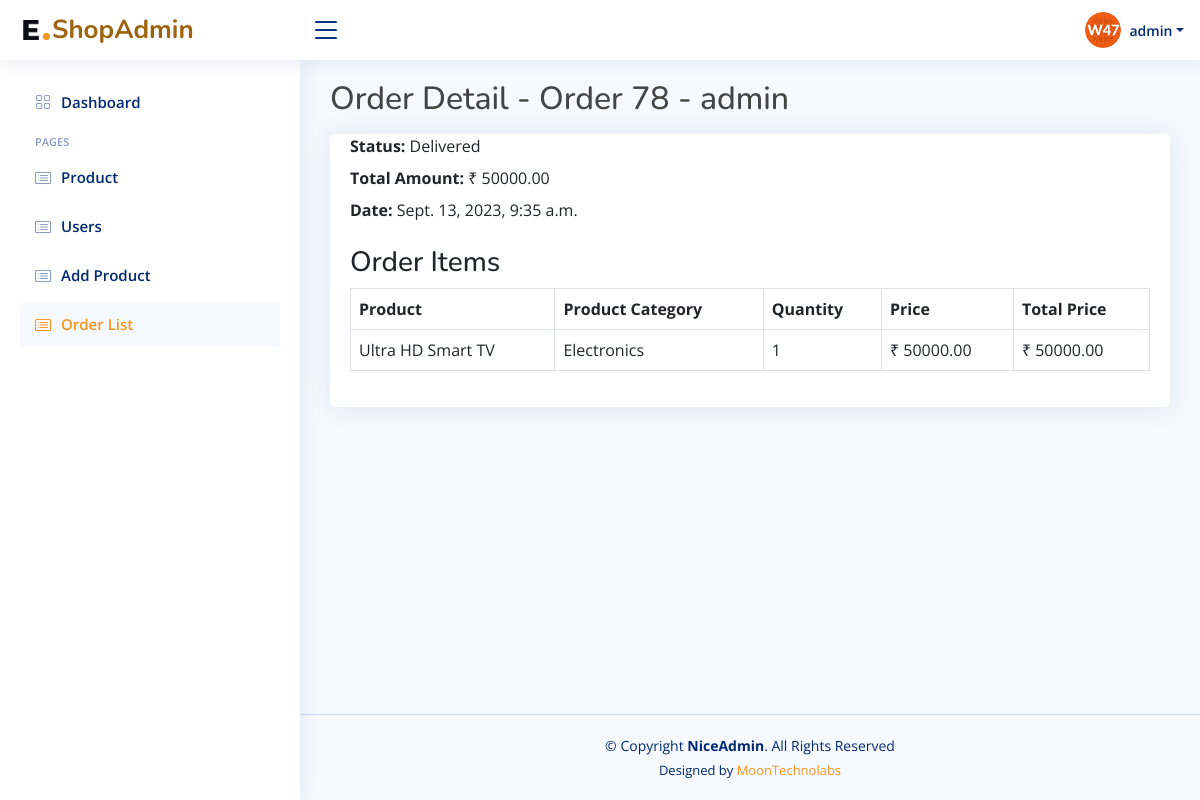
The app's page /orders/78/ (signed in) with its own data.
### app/models.py (models this page shows, shortened)
class CustomUser(AbstractUser):
    name = models.CharField(max_length=100)
    email = models.EmailField(unique=True)
    def __str__(self):
        return self.username

class UserProfile(models.Model):
    user = models.OneToOneField(settings.AUTH_USER_MODEL, on_delete=models.CASCADE)
    profile_pic = models.ImageField(upload_to='profile_pic/', default = 'profile_pic/userprofile.jpg')
    about = models.TextField(blank=True)
    job_title = models.CharField(max_length=200, blank=True)
    country = models.CharField(max_length=100, blank=True)
    address = models.CharField(max_length=200, blank=True)
    mobile_number = models.CharField(max_length=20, blank=True)

class Order(models.Model):
    STATUS_CHOICES = (
        ('processing', 'Processing'),
        ('shipped', 'Shipped'),
        ('delivered', 'Delivered'),
    )
    user = models.ForeignKey(settings.AUTH_USER_MODEL, on_delete=models.CASCADE)
    product = models.ManyToManyField('Product')
    name = models.CharField(max_length=50,default=False)
    email = models.EmailField(default=False)
    status = models.CharField(max_length=20, choices=STATUS_CHOICES, default='processing')
    total_amount = models.DecimalField(max_digits=10, decimal_places=2)
    date = models.DateTimeField(auto_now_add=True)
    payment_method = models.CharField(max_length=20,default=False)
    address = models.CharField(max_length=200, default='', blank=True)
    mobile_number = models.CharField(max_length=12, default='', blank=True)
    payment_done = models.BooleanField(default=False)
    def __str__(self):
        return f"Order {self.id} - {self.user}"

class OrderItem(models.Model):
    order = models.ForeignKey(Order, on_delete=models.CASCADE)
    product = models.ForeignKey(Product, on_delete=models.CASCADE)
    quantity = models.PositiveIntegerField()
    price = models.DecimalField(max_digits=10, decimal_places=2)
    def total_price(self):
        return self.quantity * self.price

class Product(models.Model):
    label = models.CharField(max_length=50)
    description = models.TextField(max_length=200)
    category = models.ForeignKey(Category, on_delete = models.CASCADE)
    product_image = models.ImageField(upload_to='product_images/', default='product_images/product.png')
    quantity = models.PositiveIntegerField()
    price = models.DecimalField(max_digits=10, decimal_places=2)

class Category(models.Model):
    name = models.CharField(max_length=50)
    def __str__(self):
        return self.name

### app/views.py (the view)
# urls.py: path('orders/<int:pk>/', views.OrderDetailView.as_view(), name='admin-order-detail'),
@method_decorator(staff_member_required, name='dispatch')
class OrderDetailView(DetailView):
    model = Order
    template_name = 'order_detail.html'
    context_object_name = 'order'

### app/templatetags/custom_tags.py (called while the page is built)
@register.filter
def starts_with(value, arg):
    return value.startswith(arg)

### templates/order_detail.html
{% extends 'base.html' %}
{% block content %}
<div class="custom-order-detail">
    <h2 class="mb-3">Order Detail - {{ order }}</h2>
    <div class="card">
        <div class="card-body">
            <p class="mb-2"><strong>Status:</strong> {{ order.status }}</p>
            <p class="mb-2"><strong>Total Amount:</strong> ₹ {{ order.total_amount }}</p>
            <p class="mb-2"><strong>Date:</strong> {{ order.date }}</p>
            <h3 class="mt-4">Order Items</h3>
            <table class="table table-bordered">
                <thead>
                    <tr>
                        <th>Product</th>
                        <th>Product Category</th>
                        <th>Quantity</th>
                        <th>Price</th>
                        <th>Total Price</th>
                    </tr>
                </thead>
                <tbody>
                    {% for item in order.orderitem_set.all %}
                        <tr>
                            <td>{{ item.product.label }}</td>
                            <td>{{ item.product.category }}</td>
                            <td>{{ item.quantity }}</td>
                            <td>₹ {{ item.price }}</td>
                            <td>₹ {{ item.total_price }}</td>
                        </tr>
                    {% endfor %}
                </tbody>
            </table>
        </div>
    </div>
</div>
{% endblock %}

### templates/base.html (shortened to what this page needs)
<!DOCTYPE html>
<html lang="en">
  <head>
    {% load static %}
    {% load custom_tags %}
    <link href="{% static 'assets/vendor/bootstrap/css/bootstrap.min.css' %}" rel="stylesheet">
    <link href="{% static 'assets/vendor/bootstrap-icons/bootstrap-icons.css' %}" rel="stylesheet">
    <link href="{% static 'assets/vendor/boxicons/css/boxicons.min.css' %}" rel="stylesheet">
    <link href="{% static 'assets/vendor/quill/quill.snow.css' %}" rel="stylesheet">
    <link href="{% static 'assets/vendor/quill/quill.bubble.css' %}" rel="stylesheet">
    <link href="{% static 'assets/vendor/remixicon/remixicon.css' %}" rel="stylesheet">
    <link href="{% static 'assets/vendor/simple-datatables/style.css' %}" rel="stylesheet">
    <link rel="stylesheet" type="text/css" href="{% static 'assets/css/style.css' %}">
</head>
<body>
  <header id="header" class="header fixed-top d-flex align-items-center">
    <div class="d-flex align-items-center justify-content-between">
      <a href="{% url 'home' %}" class="logo d-flex align-items-center">
        <img src="{% static '/assets/img/favicon1.png' %}" alt="">
        <span class="d-none d-lg-block">ShopAdmin</span>
      </a>
      <i class="bi bi-list toggle-sidebar-btn"></i>
    </div>
    <nav class="header-nav ms-auto">
      <ul class="d-flex align-items-center">
           <li class="nav-item dropdown pe-3">
          <a class="nav-link nav-profile d-flex align-items-center pe-0" href="#" data-bs-toggle="dropdown">
            <img src="{{ request.user.userprofile.profile_pic.url }}" alt="Profile" class="rounded-circle">
            <span class="d-none d-md-block dropdown-toggle ps-2">{{ request.user.username }}</span>
          </a>
        </li>
      </ul>
    </nav>
  </header>
     {% if request.user.is_superuser %}
  <aside id="sidebar" class="sidebar">
    <ul class="sidebar-nav" id="sidebar-nav">
      <li class="nav-item">
        <a class="nav-link {% if request.path == '/' %}{% else %} collapsed{% endif %}" href="{% url 'home' %}">
          <i class="bi bi-grid"></i>
          <span>Dashboard</span>
        </a>
      </li>
      <li class="nav-heading">Pages</li>
      <li class="nav-item">
        <a class="nav-link{% if request.path|starts_with:'/products/' %}{% else %} collapsed{% endif %}" href="{% url 'product-list' %}">
            <i class="bi bi-card-list"></i>
            <span>Product </span>
        </a>
    </li>
      <li class="nav-item">
        <a class="nav-link{% if request.path|starts_with:'/users/' %}{% else %} collapsed{% endif %}" href="{% url 'user' %}">
          <i class="bi bi-card-list"></i>
          <span>Users</span>
        </a>
      </li>
      <li class="nav-item">
        <a class="nav-link {% if request.path|starts_with:'/add_product/' %}{% else %} collapsed{% endif %}" href="{% url 'add_product' %}">
          <i class="bi bi-card-list"></i>
          <span>Add Product</span>
        </a>
      </li>
      <li class="nav-item">
        <a class="nav-link {% if request.path|starts_with:'/orders/' %}{% else %} collapsed{% endif %}" href="{% url 'admin-order-list' %}">
          <i class="bi bi-card-list"></i>
          <span>Order List</span>
        </a>
      </li>
    </ul>
  </aside>
 {% endif %}
  <main id="main" class="main">
            {% block content %}{% endblock %}
  </main>
  <footer id="footer" class="footer">
    <div class="copyright">
      &copy; Copyright <strong><span>NiceAdmin</span></strong>. All Rights Reserved
    </div>
    <div class="credits">
      Designed by <a href="https://www.moontechnolabs.com/">MoonTechnolabs</a>
    </div>
  </footer>
</body>
</html>

### static/assets/css/style.css (style rules this page uses)
:root { scroll-behavior: smooth; }
body { font-family: "Open Sans", sans-serif; background: #f6f9ff; color: #444444; }
a { color: #F7941D; text-decoration: none; }
h1, h2, h3, h4, h5, h6 { font-family: "Nunito", sans-serif; }
#main { margin-top: 60px; padding: 20px 30px; transition: all 0.3s; }
.card { margin-bottom: 30px; border: none; border-radius: 5px; box-shadow: 0px 0 30px rgba(1, 41, 112, 0.1); }
.card-body { padding: 0 20px 20px 20px; }
.logo { line-height: 1; }
@media (min-width: 1200px) { .logo { width: 280px; } }
.logo img { max-height: 35px; }
.logo span { font-size: 26px; font-weight: 700; color: #9c640f; font-family: "Nunito", sans-serif; }
.header { transition: all 0.5s; z-index: 997; height: 60px; box-shadow: 0px 2px 20px rgba(1, 41, 112, 0.1); background-color: #fff; padding-left: 20px; }
.header .toggle-sidebar-btn { font-size: 32px; padding-left: 10px; cursor: pointer; color: #012970; }
.header-nav ul { list-style: none; }
.header-nav>ul { margin: 0; padding: 0; }
.header-nav .nav-profile { color: #012970; }
.header-nav .nav-profile img { max-height: 36px; }
.header-nav .nav-profile span { font-size: 14px; font-weight: 600; }
.sidebar { position: fixed; top: 60px; left: 0; bottom: 0; width: 300px; z-index: 996; transition: all 0.3s; padding: 20px; overflow-y: auto; scrollbar-width: thin; scrollbar-color: #aab7cf transparent; box-shadow: 0px 0px 20px rgba(1, 41, 112, 0.1); background-color: #fff; }
@media (min-width: 1200px) { #main, #footer { margin-left: 300px; } }
.sidebar-nav { padding: 0; margin: 0; list-style: none; }
.sidebar-nav li { padding: 0; margin: 0; list-style: none; }
.sidebar-nav .nav-item { margin-bottom: 5px; }
.sidebar-nav .nav-heading { font-size: 11px; text-transform: uppercase; color: #899bbd; font-weight: 600; margin: 10px 0 5px 15px; }
.sidebar-nav .nav-link { display: flex; align-items: center; font-size: 15px; font-weight: 600; color: #F7941D; transition: 0.3; background: #f6f9ff; padding: 10px 15px; border-radius: 4px; }
.sidebar-nav .nav-link i { font-size: 16px; margin-right: 10px; color: #F7941D; }
.sidebar-nav .nav-link.collapsed { color: #012970; background: #fff; }
.sidebar-nav .nav-link.collapsed i { color: #899bbd; }
body, html { height: 100%; margin: 0; padding: 0; }
body { display: flex; flex-direction: column; }
#footer { padding: 20px 0; font-size: 14px; border-top: 1px solid #cddfff; text-align: center; transition: all 0.3s; margin-top: auto; }
#footer .copyright, #footer .credits { color: #012970; }
#footer .credits { padding-top: 5px; font-size: 13px; }

### records on screen
CustomUser: user.userprofile.profile_pic (picture), user.username "admin"
Order: id+user "Order 78 - admin", status "Delivered", total_amount "50000.00", date "Sept. 13, 2023, 9:35 a.m."
OrderItem: product.label "Ultra HD Smart TV", product.category "Electronics", quantity "1", price "50000.00", total_price "50000.00"
